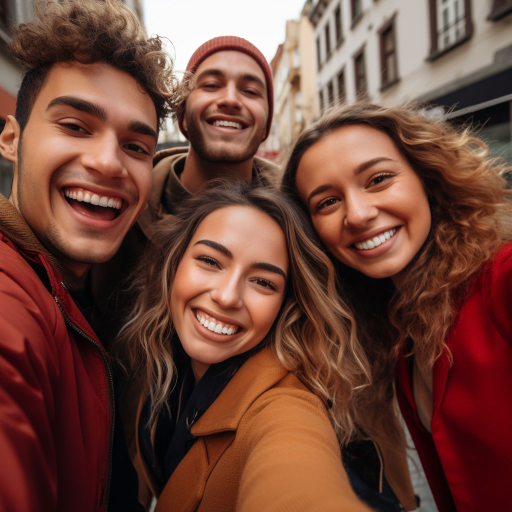
#> input picture news_preview_mob_image__preview_404.jpg, 1024 x 1024 px, found by its file name (shown at 1/2 size)
$ python introduction.py
#> lines starting #> are read from the running program, lines starting #| are printed output that depends on the picture
import cv2

img=cv2.imread("/home/user/Pictures/news_preview_mob_image__preview_404.jpg")
#> img is the input picture: shape (1024, 1024, 3); mean B, G, R 57.9, 70.2, 111.6
img2=cv2.imread("/home/user/Pictures/pngtree-group-of-girls-posing-for-a-picture-picture-image_2781639.jpg")
# print(img2)

#to show image

# cv2.imshow('second_image',img2)
# cv2.imshow('group_photo',img)
# cv2.waitKey(5000)       #how long in milliseconds
# cv2.destroyAllWindows()

# ## to convert image to greyscle
grey_image=cv2.cvtColor(img,cv2.COLOR_BGR2GRAY)
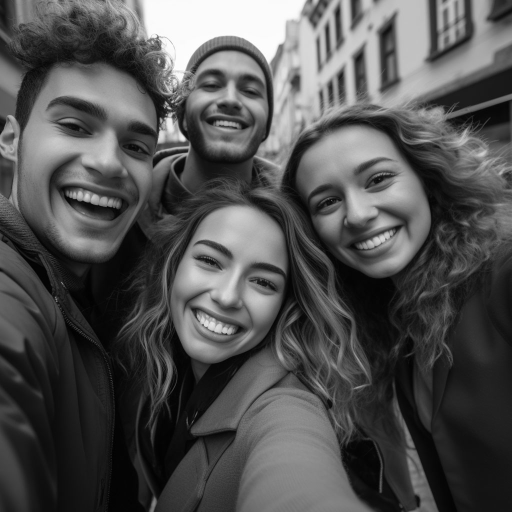
#> grey_image: shape (1024, 1024) (shown at 1/2 size); min 0, max 255, mean 81.2

# [21 lines of commented-out code are left out]
print(img.shape)
#| (1024, 1024, 3)


# [27 lines of commented-out code are left out]

img=cv2.rectangle(img,pt1=(30,200),pt2=(900,500),color=(255,0,0),thickness=-1)
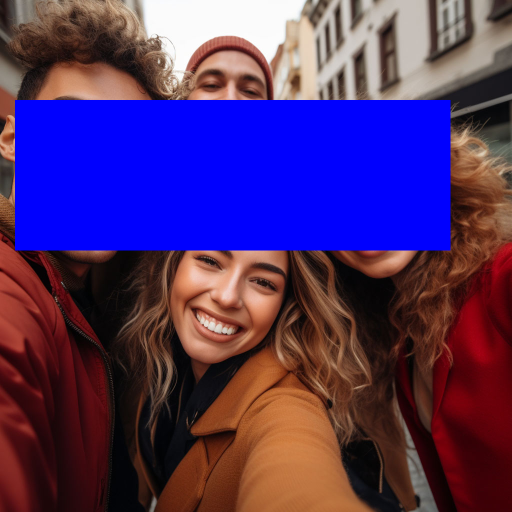
#> img: shape (1024, 1024, 3) (shown at 1/2 size); mean B, G, R 104.4, 48.7, 79.1
img=cv2.circle(img,center=(175,350),radius=150,color=(0,255,0),thickness=-1)
img=cv2.putText(
            img,
            text="Group_PHOTO",
            org=(400,300),
            fontFace=cv2.FONT_HERSHEY_COMPLEX,fontScale=2,
            color=(0,0,255),
            thickness=5)
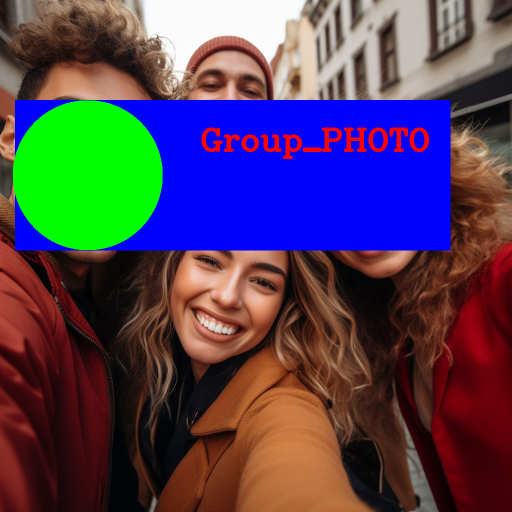
#> img: shape (1024, 1024, 3) (shown at 1/2 size); mean B, G, R 85, 65.9, 81.4
cv2.imshow('textimage',img)
cv2.waitKey()
cv2.destroyAllWindows()
